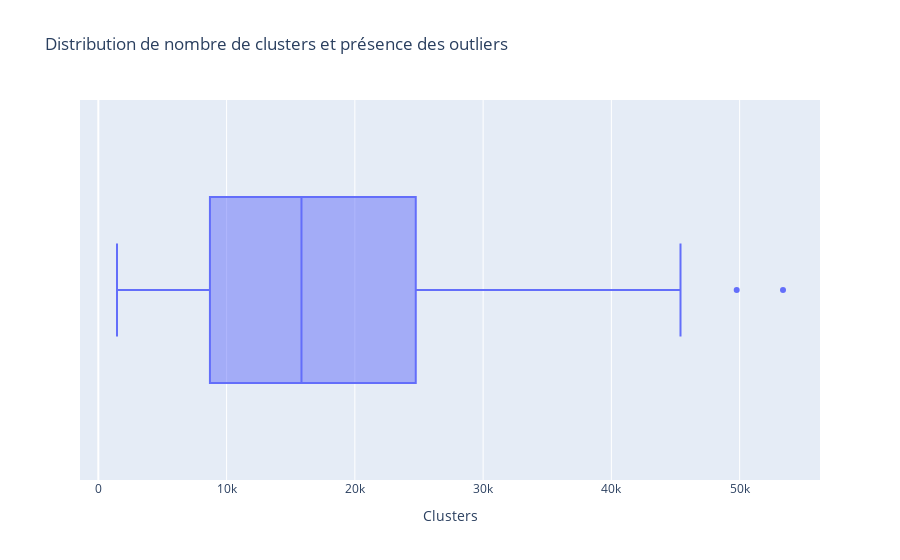
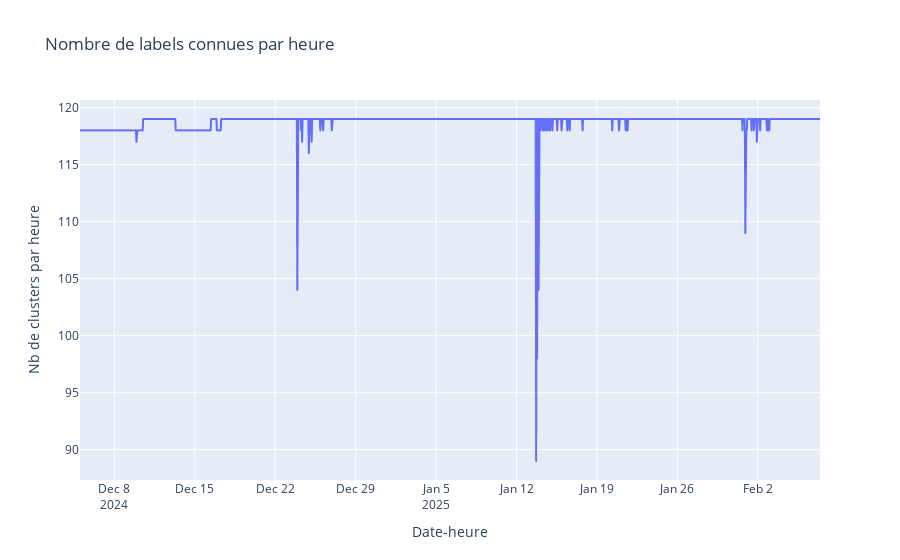

These figures' notebook cell, in order:
### Code cell
px.box(clean_df.labels.value_counts(), 'count', labels={'count' : 'Clusters'}, title='Distribution de nombre de clusters et présence des outliers').show()
datehour_df = clean_df.groupby('datehour').labels.nunique().reset_index()
px.line(x=datehour_df.datehour, y=datehour_df['labels'], labels={'x' : 'Date-heure', 'y' : 'Nb de clusters par heure'}, title='Nombre de labels connues par heure').show()
px.box(datehour_df, 'labels', labels={'labels' : 'Nb de clusters par heure'}, title='Distribution de nombre de clusters par heure').show()

### Figure 1 — Plotly figure (JSON) as saved in the notebook; plotly's stock layout.template omitted (floating-point values rounded to 4 significant figures)
{"data": [{"alignmentgroup": "True", "hovertemplate": "Clusters=%{x}<extra></extra>", "legendgroup": "", "marker": {"color": "#636efa"}, "name": "", "notched": false, "offsetgroup": "", "orientation": "h", "showlegend": false, "type": "box", "x": [53380, 49771, 45389, 45097, 45049, 43881, 33682, 33548, 33367, 32170, 32154, 32059, 30630, 30584, 29287, 29259, 28770, 28591, 28313, 28038, 27837, 27807, 27792, 27606, 26328, 26250, 26184, 25738, 24903, 24758, 24720, 24710, 24710, 24698, 24671, 23482, 23380, 23139, 21972, 21967, 21834, 21698, 21461, 20489, 20483, 20471, 20355, 20328, 20036, 19033, 18999, 18957, 18944, 18911, 18772, 17495, 17449, 16148, 16107, 15839, 14634, 14628, 14621, 14610, 14594, 14584, 14550, 13191, 13135, 13134, 13132, 13124, 13060, 12642, 11723, 11662, 11661, 10274, 10245, 10223, 10187, 10163, 10162, 8777, 8774, 8764, 8745, 8738, 8737, 8689, 8655, 8654, 8334, 7341, 7320, 7295, 7285, 7267, 7207, 6811, 5865, 5860, 5857, 5848, 5837, 5832, 5832, 5822, 5701, 4895, 4409, 4397, 4388, 2946, 2923, 2919, 2874, 1468, 1456], "x0": " ", "xaxis": "x", "y0": " ", "yaxis": "y"}], "layout": {"boxmode": "group", "legend": {"tracegroupgap": 0}, "title": {"text": "Distribution de nombre de clusters et présence des outliers"}, "xaxis": {"anchor": "y", "domain": [0, 1], "title": {"text": "Clusters"}}, "yaxis": {"anchor": "x", "domain": [0, 1]}}}

### Figure 2 — Plotly figure (JSON) as saved in the notebook; plotly's stock layout.template omitted (floating-point values rounded to 4 significant figures; data arrays with more than 128 entries replaced by an {"elided": "..."} marker saying what was removed)
{"data": [{"hovertemplate": "Date-heure=%{x}<br>Nb de clusters par heure=%{y}<extra></extra>", "legendgroup": "", "line": {"color": "#636efa", "dash": "solid"}, "marker": {"symbol": "circle"}, "mode": "lines", "name": "", "showlegend": false, "type": "scattergl", "x": {"elided": "1483 str values"}, "xaxis": "x", "y": {"elided": "1483 int values"}, "yaxis": "y"}], "layout": {"legend": {"tracegroupgap": 0}, "title": {"text": "Nombre de labels connues par heure"}, "xaxis": {"anchor": "y", "domain": [0, 1], "title": {"text": "Date-heure"}}, "yaxis": {"anchor": "x", "domain": [0, 1], "title": {"text": "Nb de clusters par heure"}}}}
